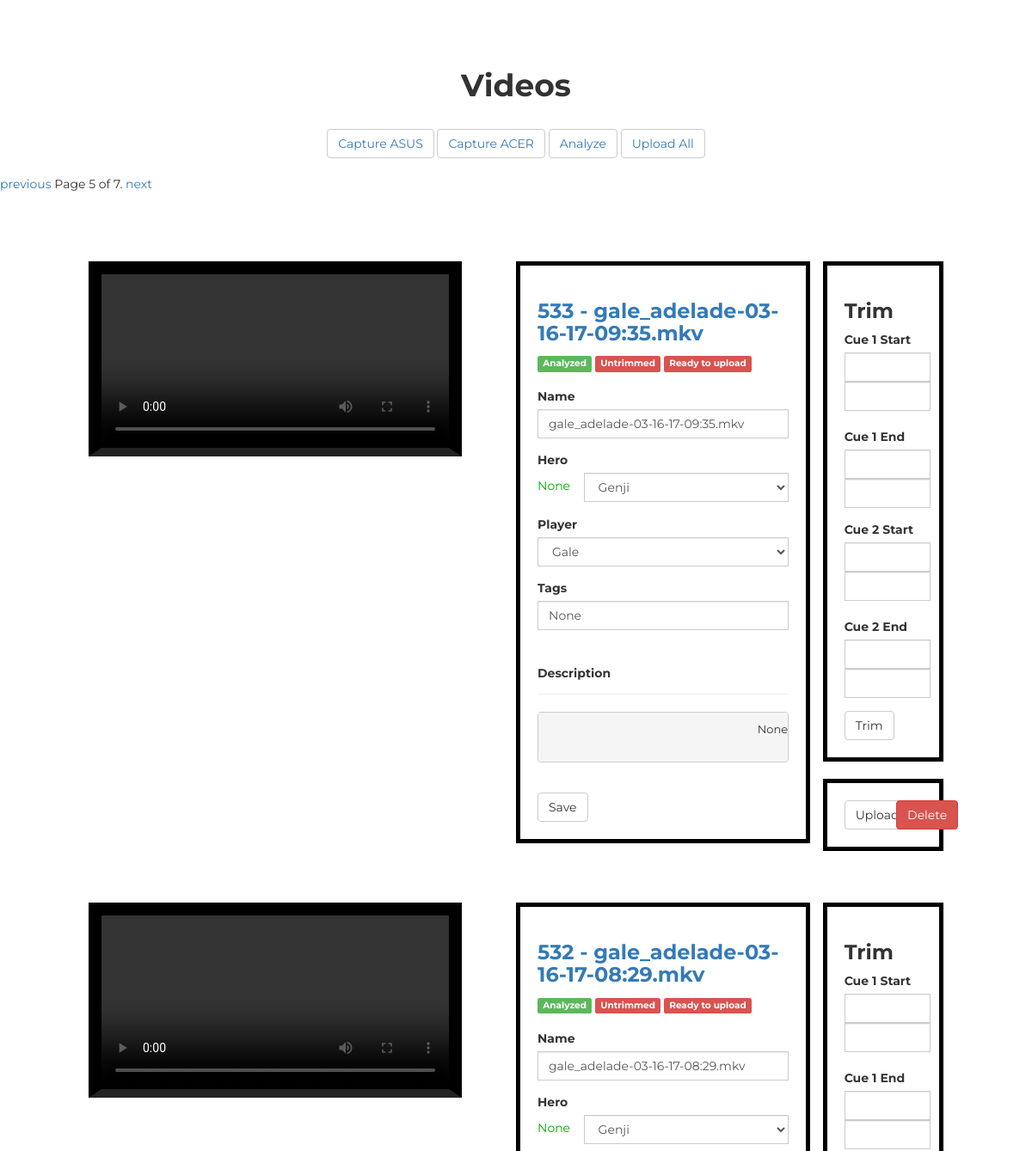
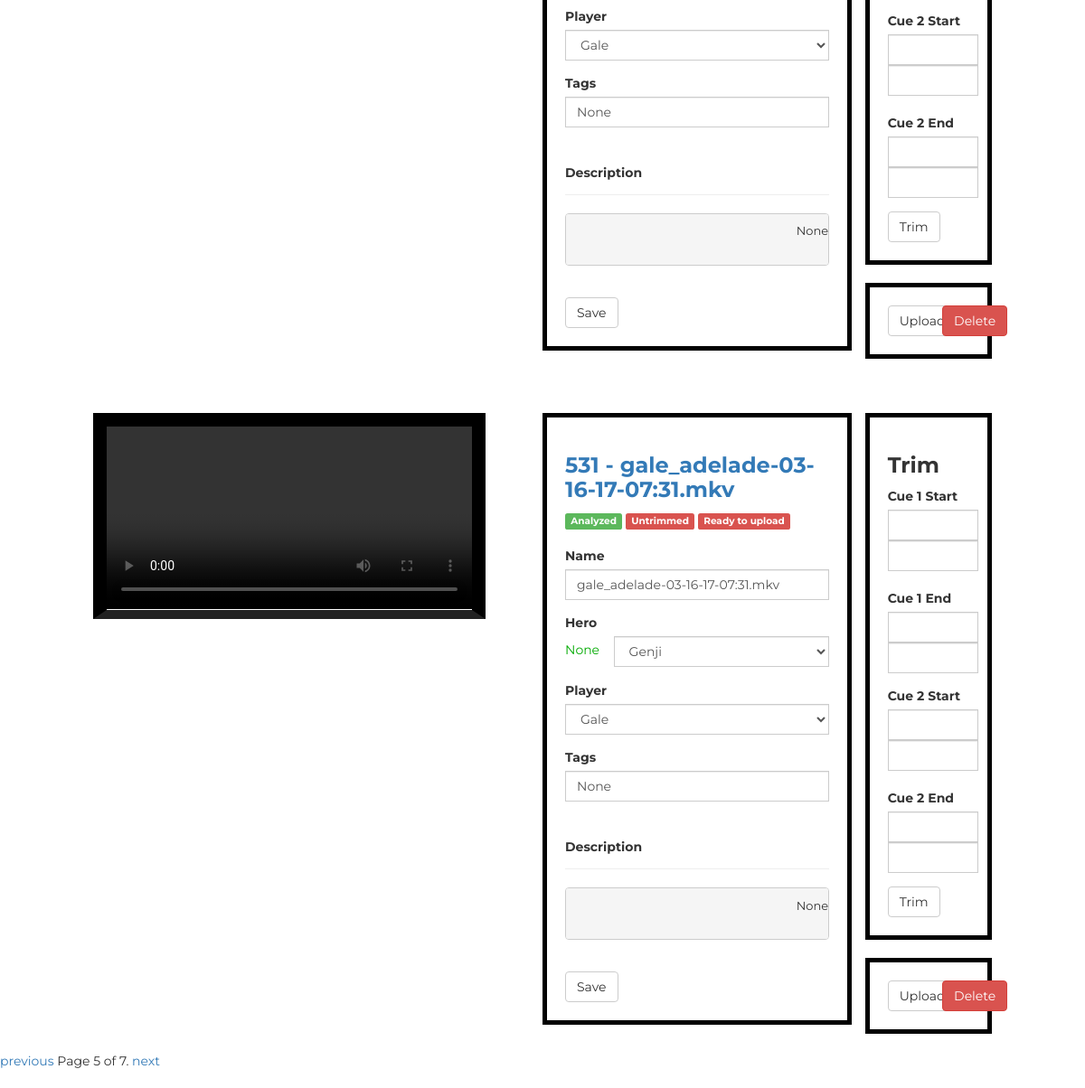
The app's page /cms/?page=5 with its own data (2 pictures, top to bottom).
### video/models.py (models this page shows)
class Ytvideo(models.Model):
	name = models.CharField(max_length=120)
	description = models.TextField(blank=True, null=True)
	tags = models.TextField(blank=True, null=True)
	hero = models.CharField(max_length=120, blank=True, null=True)
	is_trimmed = models.BooleanField(default=False)
	is_uploaded = models.BooleanField(default=False)
	is_analyzed = models.BooleanField(default=False)
	player = models.ForeignKey(Player, blank=True, null=True)
	trimmed_path = models.CharField(max_length=120, blank=True, null=True)
	vid_path = models.CharField(max_length=120)
	vid_link = models.CharField(max_length=100, blank=True, null=True)
	timestamp = models.DateTimeField(auto_now_add=True, auto_now=False)
	def __unicode__(self):
		return str(self.pk) + ' -- ' + self.name
	def get_desc(self):
		twitter = ''
		if self.player.twitter:
			twitter = '\ntwitter: ' + self.player.twitter
		m = 'Overwatch Season 3 Daily Dose\nSubscribe for daily dose: https://www.youtube.com/channel/UCaZrokkXp1jnG1ObCcTc6hA?sub_confirmation=1\n\n' + self.name + '\n\n' + 'Overwatch Pro gameplays & highlights. This video aims to help players learn from pro gamers.\n\n' + 'Support ' + self.player.name.upper() + ' here:\n\ntwitch: ' + self.player.url + twitter + '\n\nTwitch videos copyright belongs to the streamers.  If you want one of the videos removed, contact me at my email address below.\n\nSubscribe to receive notifications of future uploads :p'
		return m
	def get_tag(self):
		tags = 'Overwatch,' + self.player.name + ',' + self.hero + ',' + self.player.name + ' ' + self.hero + ',best ' + self.hero + ',pro ' + self.hero
		return tags
	def num_of_cues(self):
		return len(self.vidcue_set.all())
	def delete_vid(self):
		subprocess.call(['sh', 'video/scripts/delete_vid.sh', self.vid_link, self.vid_path])
		self.delete()
	def generate_screenshots(self):
		vid_link = str('ytow' + self.vid_link)
		template_path = str(TEMPLATE_PATH)
		template = Image.open(template_path)
		template_data = np.asarray(template)
		vid = skvideo.io.vreader(vid_link)
		count = 0
		for frame in vid:
			count += 1
			if count % 60 == 0:
				res = cv2.matchTemplate(frame, template_data, cv2.TM_CCOEFF_NORMED)
				print str(count) + ' --- ' + str(res) + ' --- ' + self.name
				if res > 0.3:
					print 'HIT!'
					length = count / 60
					mins = length / 60
					secs = length % 60
					out_folder = str(self.pk) + '/'
					out_time = str(mins).zfill(2) + ':' + str(secs).zfill(2)
					out_name = out_time + '.jpg'
					im = Image.fromarray(frame)
					out_folder_path = str('ytow/static/screenshots/') + out_folder
					if not os.path.exists(out_folder_path):
						os.makedirs(out_folder_path)
					save_out_name = str('ytow/static/screenshots/') + out_folder + out_name
					db_out_name = str('/static/screenshots/') + out_folder + out_name
					Screenshot.objects.create(
						video=self,
						path=db_out_name,
						name=out_time,
					)
					im.save(save_out_name)
		print 'Done'
	def trim(self):
		cues = self.vidcue_set.all()
		if cues:
			for i, cue in enumerate(cues):
				start = cue.start
				end = cue.end
				start_m = int(start.split(':')[1])
				end_m = int(end.split(':')[1])
				start_s = int(start.split(':')[2])
				end_s = int(end.split(':')[2])
				print start_m, end_m, start_s, end_s
				diff = end_m * 60 + end_s - start_m * 60 - start_s
				print diff
				m = str(diff/60)
				s = str(diff%60)
				m = m.zfill(2)
				s = s.zfill(2)
				print m, s
				duration = '00:' + m + ':' + s
				print duration
				vid_name = self.name
				out_name = vid_name.split('.')[0] + str(cue.pk) + str(i) + '.mkv'
				try:
					subprocess.call(['sh', 'video/scripts/trim.sh', vid_name, start, duration, IN_FOLDER, OUT_FOLDER, out_name])
				except Exception, e:
					raise e
				else:
					self.is_trimmed = True
					trimmed_path = '/hdd/things/trimmed/' + out_name
					self.trimmed_path = trimmed_path
					self.save()
					return True
		return False
	def upload(self):
		vid_name = self.name
		title = vid_name
		tags = self.tags
		desc = self.get_desc()
		self.is_uploaded = True
		self.save()
		try:
			subprocess.call(['sh', 'video/scripts/upload.sh', title, desc, tags, self.trimmed_path])
		except Exception, e:
			raise e
	def open_vlc(self):
		name = 'ytow/' + self.vid_link
		try:
			subprocess.call(['sh', 'video/scripts/open.sh', name])
		except Exception, e:
			raise e
	def load_hero_avatars(self):
		hero_avatars = os.listdir(HERO_AVATAR_PATH)
		hs = []
		for h in hero_avatars:
			path = os.path.join(HERO_AVATAR_PATH, h)
			im = Image.open(path)
			hs.append((h.replace('.jpg', ''), im))
		return hs
	def compute_hero(self, start='', end=''):
		if not start:
			print 'No cues given.. pass'
			pass
		start_min = int(start[3:5])
		end_min = int(end[3:5])
		screenshots = self.screenshot_set.all()
		names = [s.name for s in screenshots]
		mins = [int(s.split(':')[0]) for s in names]
		start_ind = bisect.bisect(mins, start_min)
		end_ind = bisect.bisect(mins, end_min)
		screenshots = screenshots[start_ind:end_ind+1]
		ims = []
		for s in screenshots:
			path = 'ytow/' + s.path
			im = Image.open(path)
			ims.append(im)
		hero_count = defaultdict(int)
		hs = self.load_hero_avatars()
		for im in ims:
			hero_avatar = im.crop((430, 557, 533, 633))
			hero_avatar_data = np.asarray(hero_avatar)
			hero_prob = -1
			hero_name = ''
			for h in hs:
				h_name = h[0]
				h_data = np.asarray(h[1])
				res = cv2.matchTemplate(hero_avatar_data, h_data, cv2.TM_CCOEFF_NORMED)
				if res > hero_prob:
					hero_prob = res
					hero_name = h_name
			hero_count[hero_name] += 1
		hero = max(hero_count, key=hero_count.get)
		self.hero = hero
		super(Ytvideo, self).save()
	def analyze(self):
		pass

### video/views.py (the view)
# urls.py: url(r'^cms/$', video_views.cms, name='cms'),
def cms(request):
	videos = Ytvideo.objects.filter(is_uploaded=False).order_by('-timestamp')
	players = Player.objects.all()
	heros = Hero.objects.order_by('name')
	paginator = Paginator(videos, 3)
	page = request.GET.get('page')
	context = {
		'players': players,
	}
	if request.GET and request.GET.get('upload_all'):
		vids_string = ''
		vids = Ytvideo.objects.filter(is_trimmed=True).filter(is_uploaded=False)
		for vid in vids:
			vid.is_uploaded = True
			vid.save()
			vids_string = vids_string + vid.trimmed_path + ' '
		vids_string = vids_string.strip()
		subprocess.call(['sh', 'video/scripts/mass_upload.sh'])
	if request.POST and request.POST.get('vid_delete'):
		print '\n\n\n\n START DELETING... \n\n\n\n'
		pk = request.POST.get('vid_id')
		vid = Ytvideo.objects.get(pk=int(pk))
		context['msg'] = 'Video has been successfully updated.\n' + vid.name
		vid.delete_vid()
		print 'Done deleting..'
		context['videos'] = Ytvideo.objects.filter(is_uploaded=False).order_by('-timestamp')[:3]
	if request.POST and request.POST.get('vid_name'):
		name = request.POST.get('vid_name')
		hero = request.POST.get('vid_hero')
		player = request.POST.get('vid_player')
		tags = request.POST.get('vid_tags')
		pk = request.POST.get('vid_id')
		vid = Ytvideo.objects.get(pk=int(pk))
		vid.name = name
		vid.hero = hero
		if tags:
			vid.tags = string.replace(tags.strip(), ' ', ',')
		player = Player.objects.get(pk=player)
		vid.player = player
		vid.description = vid.get_desc()
		vid.tags = vid.get_tag()
		vid.save()
		videos = Ytvideo.objects.filter(is_uploaded=False).order_by('-timestamp')
		context['msg'] = 'Video has been successfully updated.\n' + vid.name
	if request.POST and request.POST.get('vid_cue1_start_m'):
		pk = request.POST.get('vid_id')
		vid = Ytvideo.objects.get(pk=pk)
		vid_cue1_start_m = request.POST.get('vid_cue1_start_m')
		vid_cue1_start_s = request.POST.get('vid_cue1_start_s')
		vid_cue1_end_m = request.POST.get('vid_cue1_end_m')
		vid_cue1_end_s = request.POST.get('vid_cue1_end_s')
		vid_cue2_start_m = request.POST.get('vid_cue2_start_m')
		vid_cue2_start_s = request.POST.get('vid_cue2_start_s')
		vid_cue2_end_m = request.POST.get('vid_cue2_end_m')
		vid_cue2_end_s = request.POST.get('vid_cue2_end_s')
		if vid_cue1_start_m and vid_cue1_start_s and vid_cue1_end_m and vid_cue1_end_s:
			vid_cue1_start = '00:' + str(vid_cue1_start_m) + ':' + str(vid_cue1_start_s)
			vid_cue1_end = '00:' + str(vid_cue1_end_m) + ':' + str(vid_cue1_end_s)
			Vidcue.objects.create(
				video=vid,
				start=vid_cue1_start,
				end=vid_cue1_end,
				)
		if vid_cue2_start_m and vid_cue2_start_s and vid_cue2_end_m and vid_cue2_end_s:
			vid_cue2_start = '00:' + str(vid_cue2_start_m) + ':' + str(vid_cue2_start_s)
			vid_cue2_end = '00:' + str(vid_cue2_end_m) + ':' + str(vid_cue2_end_s)
			Vidcue.objects.create(
				video=vid,
				start=vid_cue2_start,
				end=vid_cue2_end,
				)
		vid.trim()
		if vid.is_analyzed:
			vid.compute_hero(vid_cue1_start, vid_cue1_end)
		context['msg'] = 'Trimmed successfully. ' + vid.name
		videos = Ytvideo.objects.filter(is_uploaded=False).order_by('-timestamp')
	if request.POST and request.POST.get('vid_upload'):
		pk = request.POST.get('vid_id')
		vid = Ytvideo.objects.get(pk=pk)
		vid.upload()
		context['msg'] = 'Uploaded successfully. ' + vid.name
	if request.POST and request.POST.get('analyze'):
		mass_screenshot()
		context['msg'] = 'Analyzed done!.. '
	try:
		videos = paginator.page(page)
	except PageNotAnInteger:
		videos = paginator.page(1)
	except EmptyPage:
		videos = paginator.page(paginator.num_pages)
	context['videos'] = videos
	return render(request, 'cms.html', context)

### templates/cms.html (shortened to what this page needs)
<!DOCTYPE html>
{% load staticfiles %}
<html>
<head>
	<link rel="stylesheet" type="text/css" href="{% static 'css/bootstrap.css' %}">
	<link rel="stylesheet" type="text/css" href="{% static 'css/main.css' %}">
</head>
<body>
	<div class="lg_padding"></div>
	<h1 class="text-center bold">Videos</h1>
	<div class="sm_padding text-center">
		<button class="btn btn-default"><a href="{% url 'video_capture' %}?capture=1">Capture ASUS</a></button>
		<button class="btn btn-default"><a href="{% url 'video_capture' %}?capture=2">Capture ACER</a></button>
		<button class="btn btn-default"><a href="{% url 'cms' %}?analyze=1">Analyze</a></button>
		<button class="btn btn-default"><a href="{% url 'cms' %}?upload_all=1">Upload All</a></button>
	</div>
	<div class="pagination text-center">
			<span class="step-links">
					{% if videos.has_previous %}
							<a href="?page={{ videos.previous_page_number }}">previous</a>
					{% endif %}
					<span class="current">
							Page {{ videos.number }} of {{ videos.paginator.num_pages }}.
					</span>
					{% if videos.has_next %}
							<a href="?page={{ videos.next_page_number }}">next</a>
					{% endif %}
			</span>
	</div>
	{% for vid in videos %}
	<div class="lg_padding"></div>
	<div class="row">
		<div class="col-xs-10 col-xs-offset-1">
		<div class="row">
			<div class="col-sm-6">
				<video controls class="vid_border_black">
					<source src="{{ vid.vid_link }}" type='video/webm'>
				</video>
			</div>
			<div class="col-sm-6">
				<div class="row">
					<div class="col-sm-8 border_black sm_padding_all">
						<a href="{% url 'video_detail' vid.pk %}"><h3 class="bold">{{ vid.pk }} - {{ vid.name }}</h3></a>
						<div class="inline">
							{% if vid.is_analyzed %}
								<span class="label label-success">Analyzed</span>
							{% else %}
								<span class="label label-danger">Unanalyzed</span>
							{% endif %}
							{% if vid.is_trimmed %}
								<span class="label label-success">Trimmed</span>
							{% else %}
								<span class="label label-danger">Untrimmed</span>
							{% endif %}
							{% if vid.is_uploaded %}
								<span class="label label-success">Uploaded</span>
							{% else %}
								<span class="label label-danger">Ready to upload</span>
							{% endif %}
						</div>
						<div class="sm_padding"></div>
						<form action="" method="POST" id="info_form">
							<div class="form-group">
								<label>Name</label>
								<input type="text" name="vid_name" id="vid_name" class="form-control" value="{{ vid.name }}">
							</div>
							<div class="form-group">
								<label>Hero</label>
								<div class="row">
								<div class="col-sm-2">
									<p class="green xs_padding">{{ vid.hero }}</p>
								</div>
								<div class="col-sm-10">
								<select class="form-control" name="vid_hero" id="vid_hero">
									<option selected="selected">
										Genji
									</option>
								</select>
								</div>
								</div>
							</div>
							<div class="form-group">
								<label>Player</label>
								<select class="form-control" id="vid_player" name="vid_player">
									{% for player in players %}
										{% if player == vid.player %}
											<option selected="selected" value="{{ player.pk }}">
										{% else %}
											<option value="{{ player.pk }}">
										{% endif %}
										{{ player.name }}
										</option>
									{% endfor %}
								</select>
							</div>
							<div class="form-group">
								<label>Tags</label>
								<input type="text" class="form-control" name="vid_tags" class="form-control" value="{{ vid.tags }}">
							</div>
							<div class="form-group">
								<div class="page-header">
								<label>Description</label>
								</div>
								<pre>
									{{ vid.description }}
								</pre>
							</div>
							<div class="sm_padding"></div>
							<input type="submit" name="Submit" value="Save" class="btn btn-default">
						</form>
					</div>
					<div class="col-sm-4">
						<div class="border_black sm_padding_all">
						<h3 class="bold">Trim</h3>
						<form action="" method="POST">
							<div class="form-group">
								<label>Cue 1 Start</label>
								<div class="form-inline">
									<input type="text" name="vid_cue1_start_m" class="form-control cue_input" value={{ vid.vidcue_set.first.start }}>
									<input type="text" name="vid_cue1_start_s" class="form-control cue_input">
								</div>
								<div class="sm_padding"></div>
								<label>Cue 1 End</label>
								<div class="form-inline">
									<input type="text" name="vid_cue1_end_m" class="form-control cue_input" value={{ vid.vidcue_set.first.end }}>
									<input type="text" name="vid_cue1_end_s" class="form-control cue_input">
								</div>
							</div>
							<div class="form-group">
								<label>Cue 2 Start</label>
								<div class="form-inline">
									{% if vid.num_of_cues == 2 %}
										<input type="text" name="vid_cue2_start_m" class="form-control cue_input" value={{ vid.vidcue_set.last.start }}>
									{% else %}
										<input type="text" name="vid_cue2_start_m" class="form-control cue_input">
									{% endif %}
									<input type="text" name="vid_cue2_start_s" class="form-control cue_input">
								</div>
								<div class="sm_padding"></div>
								<label>Cue 2 End</label>
								<div class="form-inline">
									{% if vid.num_of_cues == 2 %}
										<input type="text" name="vid_cue2_end_m" class="form-control cue_input" value={{ vid.vidcue_set.last.end }}>
									{% else %}
										<input type="text" name="vid_cue2_end_m" class="form-control cue_input">
									{% endif %}									<input type="text" name="vid_cue2_end_s" class="form-control cue_input">
								</div>
							</div>
							<input type="submit" value ="Trim" class="btn btn-default">
						</form>
						</div>
						<div class="sm_padding"></div>
						{% if not vid.is_uploaded %}
							<div class="border_black sm_padding_all">
							<div class="row">
							<div class="col-sm-6">
							<form action="" method="POST">{% csrf_token %}
								<input type="submit" value ="Upload" class="btn btn-default" id="upload_button">
							</form>
							</div>
							<div class="col-sm-6">
							<form action="" method="POST">{% csrf_token %}
								<input type="submit" value ="Delete" class="btn btn-danger" id="delete_button">
							</form>
							</div>
							</div>
							</div>
						{% endif %}
					</div>
				</div>
			</div>
		</div>
		</div>
	</div>
	{% endfor %}
	<div class="pagination text-center">
	    <span class="step-links">
	        {% if videos.has_previous %}
	            <a href="?page={{ videos.previous_page_number }}">previous</a>
	        {% endif %}
	        <span class="current">
	            Page {{ videos.number }} of {{ videos.paginator.num_pages }}.
	        </span>
	        {% if videos.has_next %}
	            <a href="?page={{ videos.next_page_number }}">next</a>
	        {% endif %}
	    </span>
	</div>
</body>
</html>

### records on screen
Ytvideo: pk "533", name "gale_adelade-03-16-17-09:35.mkv", is_analyzed "Analyzed", is_trimmed "Untrimmed", is_uploaded "Ready to upload", vid_name "gale_adelade-03-16-17-09:35.mkv", hero "None", vid_tags "None", description "None"
Ytvideo: pk "532", name "gale_adelade-03-16-17-08:29.mkv", is_analyzed "Analyzed", is_trimmed "Untrimmed", is_uploaded "Ready to upload", vid_name "gale_adelade-03-16-17-08:29.mkv", hero "None", vid_tags "None", description "None"
Ytvideo: pk "531", name "gale_adelade-03-16-17-07:31.mkv", is_analyzed "Analyzed", is_trimmed "Untrimmed", is_uploaded "Ready to upload", vid_name "gale_adelade-03-16-17-07:31.mkv", hero "None", vid_tags "None", description "None"

### other values on screen
{{ videos.number }} "5"
{{ videos.paginator.num_pages }} "7"
form field vid_player "Gale"
